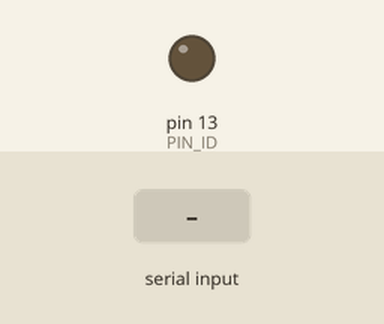
This sketch was run on a simulated Arduino Uno, built with avr-gcc and run on an emulated ATmega328P. Shown: output pins drawn as LEDs (lit = HIGH). Inputs (shaded band) come from the test bench.

Above: at 1.2 s.
1.3 s: "on" received over Serial
At 3.5 s:
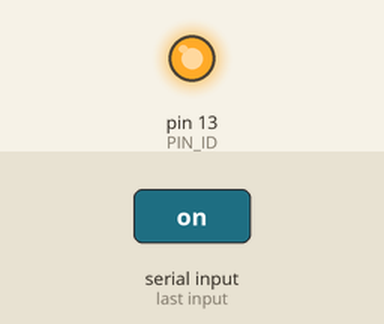
3.8 s: "off" received over Serial
At 5.5 s:
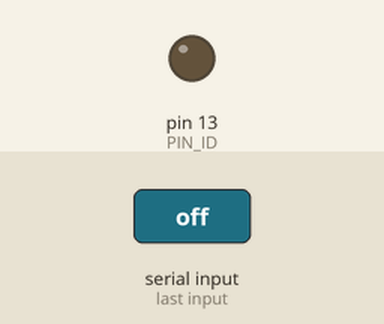
Timing chart, 0 to 7.0 s (numbered marks = the images above; inputs shaded):
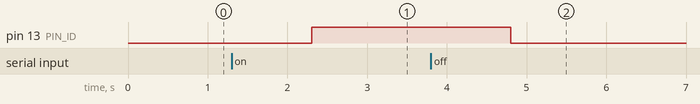

The sketch:

arduino_led_serial.ino
```cpp
#define PIN_ID 13

void setup() {
  Serial.begin(9600);
  pinMode(PIN_ID, OUTPUT);
}

void loop() {
  if (Serial.available() > 0) {

    String command = Serial.readString();

    if (command == "on") {
      digitalWrite(PIN_ID, HIGH);
    }

    if (command == "off") {
      digitalWrite(PIN_ID, LOW);
    }

  }

}
```

Measured:
- after the input at 1.3 s, pin 13 (PIN_ID): LOW → HIGH after 1.0 s
- after the input at 3.8 s, pin 13 (PIN_ID): HIGH → LOW after 1.0 s
